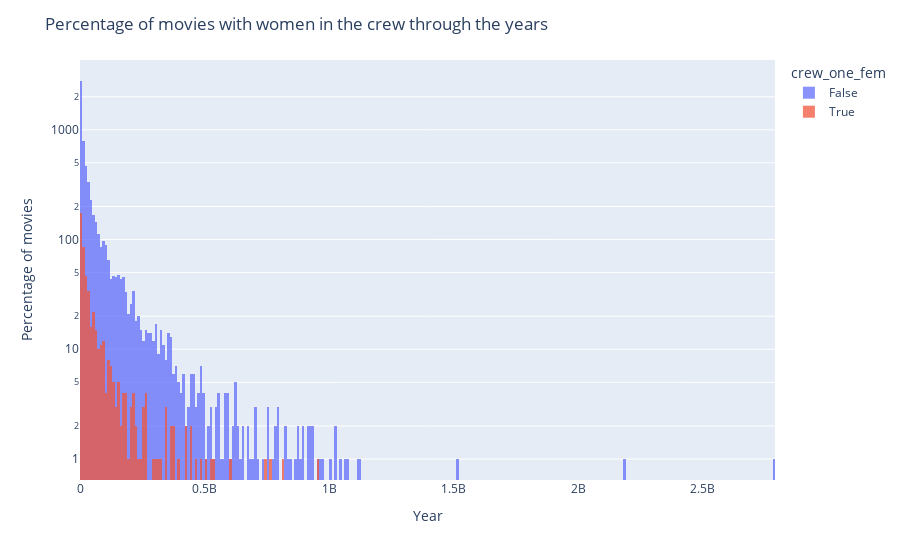

Notebook code cell kept with this figure:
### Markdown cell above
### 3.2.1 - Naïve approach

### Code cell
# Plot revenue distribution comparison between gender of the crew
fig = px.histogram(movies_crew, x="revenue", color="crew_one_fem", log_y=True)

# Overlay both histograms
fig.update_layout(barmode='overlay')
# Reduce opacity to see both histograms
fig.update_traces(opacity=0.75)

# Edit the layout
fig.update_layout(title='Percentage of movies with women in the crew through the years',
                   xaxis_title='Year',
                   yaxis_title='Percentage of movies')

fig.show()

### Figure 1 — Plotly figure (JSON) as saved in the notebook; plotly's stock layout.template omitted (floating-point values rounded to 4 significant figures; data arrays with more than 128 entries replaced by an {"elided": "..."} marker saying what was removed)
{"data": [{"alignmentgroup": "True", "bingroup": "x", "hovertemplate": "crew_one_fem=False<br>revenue=%{x}<br>count=%{y}<extra></extra>", "legendgroup": "False", "marker": {"color": "#636efa", "pattern": {"shape": ""}}, "name": "False", "offsetgroup": "False", "opacity": 0.75, "orientation": "v", "showlegend": true, "type": "histogram", "x": {"elided": "6108 int values"}, "xaxis": "x", "yaxis": "y"}, {"alignmentgroup": "True", "bingroup": "x", "hovertemplate": "crew_one_fem=True<br>revenue=%{x}<br>count=%{y}<extra></extra>", "legendgroup": "True", "marker": {"color": "#EF553B", "pattern": {"shape": ""}}, "name": "True", "offsetgroup": "True", "opacity": 0.75, "orientation": "v", "showlegend": true, "type": "histogram", "x": {"elided": "515 int values"}, "xaxis": "x", "yaxis": "y"}], "layout": {"autosize": true, "barmode": "overlay", "legend": {"title": {"text": "crew_one_fem"}, "tracegroupgap": 0}, "margin": {"t": 60}, "title": {"text": "Percentage of movies with women in the crew through the years"}, "xaxis": {"anchor": "y", "autorange": true, "domain": [0, 1], "range": [-0.5, 2790000000.0], "title": {"text": "Year"}, "type": "linear"}, "yaxis": {"anchor": "x", "autorange": true, "domain": [0, 1], "range": [-0.1914, 3.636], "title": {"text": "Percentage of movies"}, "type": "log"}}}
